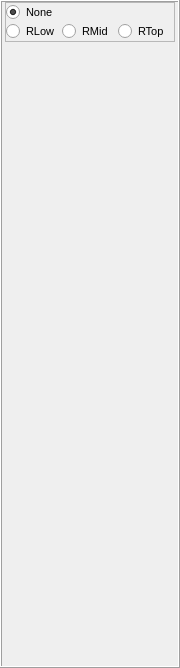
    <widget class="QFrame" name="frame">
     <property name="minimumSize">
      <size>
       <width>180</width>
       <height>0</height>
      </size>
     </property>
     <property name="maximumSize">
      <size>
       <width>180</width>
       <height>16777215</height>
      </size>
     </property>
     <property name="frameShape">
      <enum>QFrame::Box</enum>
     </property>
     <property name="frameShadow">
      <enum>QFrame::Raised</enum>
     </property>
     <layout class="QGridLayout" name="gridLayout">
      <property name="leftMargin">
       <number>3</number>
      </property>
      <property name="topMargin">
       <number>0</number>
      </property>
      <property name="rightMargin">
       <number>3</number>
      </property>
      <property name="bottomMargin">
       <number>0</number>
      </property>
      <property name="spacing">
       <number>0</number>
      </property>
      <item row="2" column="0">
       <widget class="QLabel" name="lblMouthFeatureRaw">
        <property name="sizePolicy">
         <sizepolicy hsizetype="Maximum" vsizetype="Maximum">
          <horstretch>0</horstretch>
          <verstretch>0</verstretch>
         </sizepolicy>
        </property>
        <property name="minimumSize">
         <size>
          <width>200</width>
          <height>108</height>
         </size>
        </property>
        <property name="maximumSize">
         <size>
          <width>200</width>
          <height>108</height>
         </size>
        </property>
        <property name="text">
         <string/>
        </property>
       </widget>
      </item>
      <item row="1" column="0">
       <widget class="QLabel" name="lbl_lips">
        <property name="sizePolicy">
         <sizepolicy hsizetype="Maximum" vsizetype="Maximum">
          <horstretch>0</horstretch>
          <verstretch>0</verstretch>
         </sizepolicy>
        </property>
        <property name="minimumSize">
         <size>
          <width>200</width>
          <height>108</height>
         </size>
        </property>
        <property name="maximumSize">
         <size>
          <width>200</width>
          <height>108</height>
         </size>
        </property>
        <property name="text">
         <string/>
        </property>
       </widget>
      </item>
      <item row="0" column="0">
       <widget class="QFrame" name="frame_9">
        <property name="maximumSize">
         <size>
          <width>16777215</width>
          <height>40</height>
         </size>
        </property>
        <property name="font">
         <font>
          <pointsize>8</pointsize>
         </font>
        </property>
        <property name="frameShape">
         <enum>QFrame::StyledPanel</enum>
        </property>
        <property name="frameShadow">
         <enum>QFrame::Plain</enum>
        </property>
        <property name="lineWidth">
         <number>1</number>
        </property>
        <layout class="QGridLayout" name="gridLayout_15">
         <property name="leftMargin">
          <number>0</number>
         </property>
         <property name="topMargin">
          <number>0</number>
         </property>
         <property name="rightMargin">
          <number>0</number>
         </property>
         <property name="bottomMargin">
          <number>0</number>
         </property>
         <property name="spacing">
          <number>0</number>
         </property>
         <item row="0" column="0">
          <widget class="QRadioButton" name="rbLipsNone">
           <property name="styleSheet">
            <string notr="true"/>
           </property>
           <property name="text">
            <string>None</string>
           </property>
           <property name="checked">
            <bool>true</bool>
           </property>
          </widget>
         </item>
         <item row="1" column="0">
          <widget class="QRadioButton" name="rbRLow">
           <property name="font">
            <font>
             <pointsize>8</pointsize>
            </font>
           </property>
           <property name="styleSheet">
            <string notr="true">QRadioButton::indicator {
	color: red;
}



</string>
           </property>
           <property name="text">
            <string>RLow</string>
           </property>
          </widget>
         </item>
         <item row="1" column="1">
          <widget class="QRadioButton" name="rbRMid">
           <property name="text">
            <string>RMid</string>
           </property>
          </widget>
         </item>
         <item row="1" column="2">
          <widget class="QRadioButton" name="rbRTop">
           <property name="text">
            <string>RTop</string>
           </property>
          </widget>
         </item>
        </layout>
       </widget>
      </item>
      <item row="3" column="0">
       <widget class="QLabel" name="lblDTW">
        <property name="sizePolicy">
         <sizepolicy hsizetype="Maximum" vsizetype="Maximum">
          <horstretch>0</horstretch>
          <verstretch>0</verstretch>
         </sizepolicy>
        </property>
        <property name="minimumSize">
         <size>
          <width>200</width>
          <height>150</height>
         </size>
        </property>
        <property name="maximumSize">
         <size>
          <width>200</width>
          <height>150</height>
         </size>
        </property>
        <property name="text">
         <string>&lt;html&gt;&lt;head/&gt;&lt;body&gt;&lt;p&gt;&lt;br/&gt;&lt;/p&gt;&lt;/body&gt;&lt;/html&gt;</string>
        </property>
       </widget>
      </item>
      <item row="4" column="0">
       <widget class="QLabel" name="lblMouthDiff">
        <property name="sizePolicy">
         <sizepolicy hsizetype="Maximum" vsizetype="Maximum">
          <horstretch>0</horstretch>
          <verstretch>0</verstretch>
         </sizepolicy>
        </property>
        <property name="minimumSize">
         <size>
          <width>200</width>
          <height>150</height>
         </size>
        </property>
        <property name="maximumSize">
         <size>
          <width>200</width>
          <height>150</height>
         </size>
        </property>
        <property name="text">
         <string/>
        </property>
       </widget>
      </item>
      <item row="5" column="0">
       <widget class="QLabel" name="lblMouthDiffSum">
        <property name="sizePolicy">
         <sizepolicy hsizetype="Maximum" vsizetype="Maximum">
          <horstretch>0</horstretch>
          <verstretch>0</verstretch>
         </sizepolicy>
        </property>
        <property name="minimumSize">
         <size>
          <width>200</width>
          <height>108</height>
         </size>
        </property>
        <property name="maximumSize">
         <size>
          <width>200</width>
          <height>108</height>
         </size>
        </property>
        <property name="text">
         <string/>
        </property>
       </widget>
      </item>
     </layout>
    </widget>
